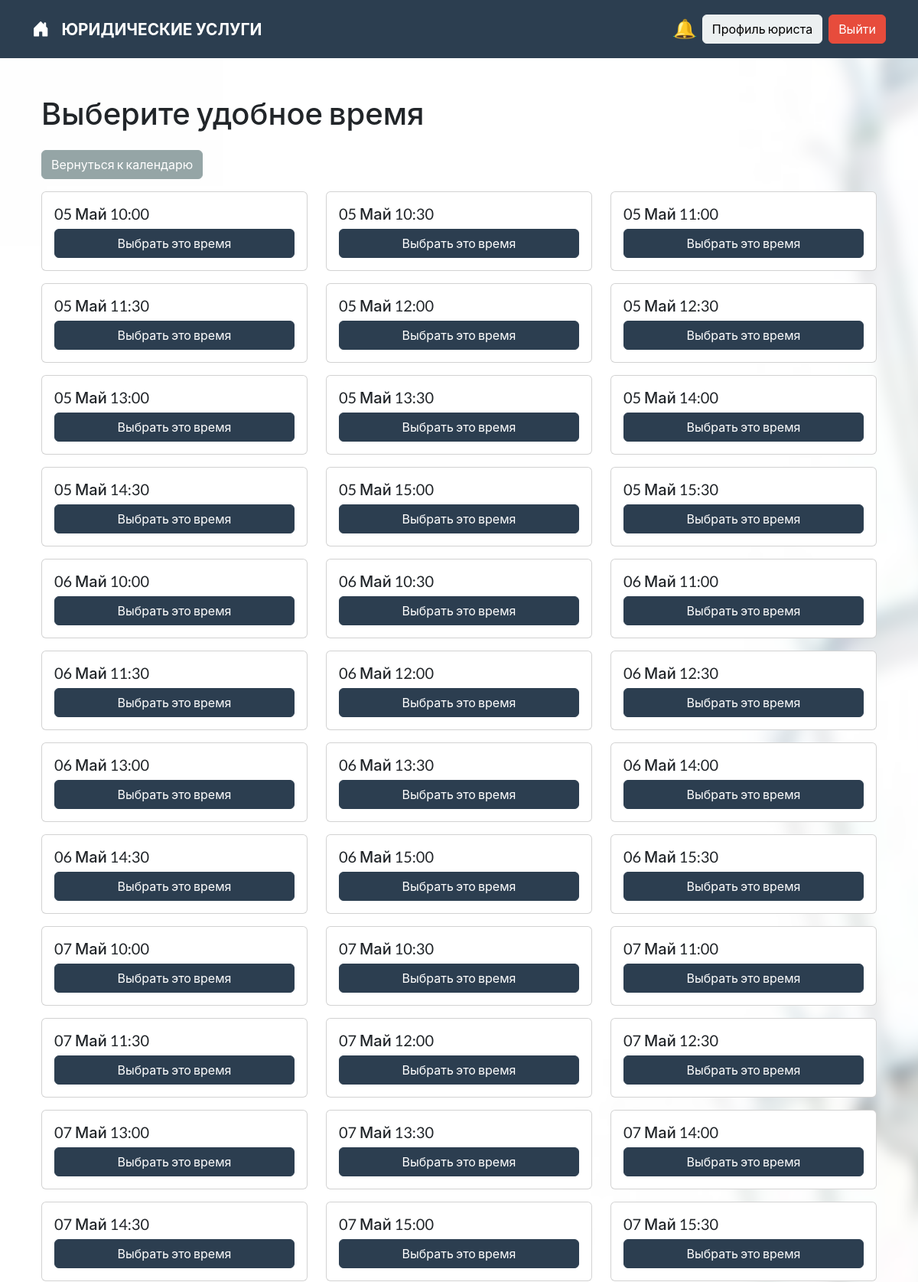
Page /appointments/select_slot/ (signed in, upper part) on the committed database.
### appointments/models.py (models this page shows, shortened)
class CalendarSlot(models.Model):
    lawyer = models.ForeignKey(
        settings.AUTH_USER_MODEL,
        on_delete=models.CASCADE,
        related_name='calendar_slots',
        verbose_name="Юрист"
    )
    start_time = models.DateTimeField(
        "Начало",
        help_text="Начало временного слота"
    )
    end_time = models.DateTimeField(
        "Конец",
        help_text="Конец временного слота"
    )
    is_booked = models.BooleanField(
        "Забронирован",
        default=False
    )
    created_at = models.DateTimeField(
        "Создано",
        auto_now_add=True
    )
    updated_at = models.DateTimeField(
        "Обновлено",
        auto_now=True
    )
    class Meta:
        verbose_name = "Временной слот"
        verbose_name_plural = "Временные слоты"
        ordering = ['start_time']
        constraints = [
            models.UniqueConstraint(
                fields=['lawyer', 'start_time'],
                name='unique_slot'
            )
        ]

### appointments/views.py (the view)
# urls.py: path('select_slot/', views.select_slot, name='select_slot'),
@login_required
def select_slot(request):
    if not request.user.is_staff:
        messages.error(request, "Доступ запрещен. Вы не являетесь юристом.")
        return redirect('home')
    now = timezone.now()
    available_slots = CalendarSlot.objects.filter(
        lawyer=request.user,
        start_time__gte=now,  # Сравнение с осведомленной датой
        is_booked=False
    ).order_by('start_time')
    return render(request, 'appointments/select_slot.html', {'slots': available_slots})

### context_processors.py (called while the page is built)
def lawyer_notifications(request):
    from appointments.models import Appointment  # avoid circular imports
    if request.user.is_authenticated and hasattr(request.user, 'lawyerprofile'):
        count = Appointment.objects.filter(lawyer=request.user, status="Pending").count()
        return {'pending_appointments_count': count}
    return {}

### templates/appointments/select_slot.html (shortened to what this page needs)
{% extends 'base.html' %}
{% block content %}
<div class="container my-5">
    <h2 class="mb-4">Выберите удобное время</h2>
    <div class="mt-4">
        <a href="{% url 'appointments:calendar' %}" class="btn btn-secondary mb-3">Вернуться к календарю</a>
    </div>
    <div class="row">
        {% for slot in slots %}
        <div class="col-md-4 mb-3">
            <div class="card">
                <div class="card-body">
                    <h5 class="card-title">{{ slot.start_time|date:"d M H:i" }}</h5>
                    <form method="post" action="{% url 'create_appointment' %}">
                        <button type="submit" class="btn btn-primary w-100">
                            Выбрать это время
                        </button>
                    </form>
                </div>
            </div>
        </div>
        {% empty %}
        <div class="col-12">
            <div class="alert alert-info">
                Нет доступных слотов для записи. Пожалуйста, проверьте позже.
            </div>
        </div>
        {% endfor %}
    </div>
</div>
{% endblock %}

### static/styles.css (style rules this page uses)
body { position: relative; z-index: 0; }
body::before { content: ""; position: fixed; top: 0; left: 0; right: 0; bottom: 0; background: url('lawyer_system/static/images/123.avif') no-repeat center center; background-size: cover; transform: scale(1.1); filter: blur(8px); z-index: -1; }

### rows in the picture
CalendarSlot: start_time "05 Май 10:00"
CalendarSlot: start_time "05 Май 10:30"
CalendarSlot: start_time "05 Май 11:00"
CalendarSlot: start_time "05 Май 11:30"
CalendarSlot: start_time "05 Май 12:00"
CalendarSlot: start_time "05 Май 12:30"
CalendarSlot: start_time "05 Май 13:00"
CalendarSlot: start_time "05 Май 13:30"
CalendarSlot: start_time "05 Май 14:00"
CalendarSlot: start_time "05 Май 14:30"
CalendarSlot: start_time "05 Май 15:00"
CalendarSlot: start_time "05 Май 15:30"
CalendarSlot: start_time "06 Май 10:00"
CalendarSlot: start_time "06 Май 10:30"
CalendarSlot: start_time "06 Май 11:00"
CalendarSlot: start_time "06 Май 11:30"
CalendarSlot: start_time "06 Май 12:00"
CalendarSlot: start_time "06 Май 12:30"
CalendarSlot: start_time "06 Май 13:00"
CalendarSlot: start_time "06 Май 13:30"
CalendarSlot: start_time "06 Май 14:00"
CalendarSlot: start_time "06 Май 14:30"
CalendarSlot: start_time "06 Май 15:00"
CalendarSlot: start_time "06 Май 15:30"
CalendarSlot: start_time "07 Май 10:00"
CalendarSlot: start_time "07 Май 10:30"
CalendarSlot: start_time "07 Май 11:00"
CalendarSlot: start_time "07 Май 11:30"
CalendarSlot: start_time "07 Май 12:00"
CalendarSlot: start_time "07 Май 12:30"
CalendarSlot: start_time "07 Май 13:00"
CalendarSlot: start_time "07 Май 13:30"
CalendarSlot: start_time "07 Май 14:00"
CalendarSlot: start_time "07 Май 14:30"
CalendarSlot: start_time "07 Май 15:00"
CalendarSlot: start_time "07 Май 15:30"
